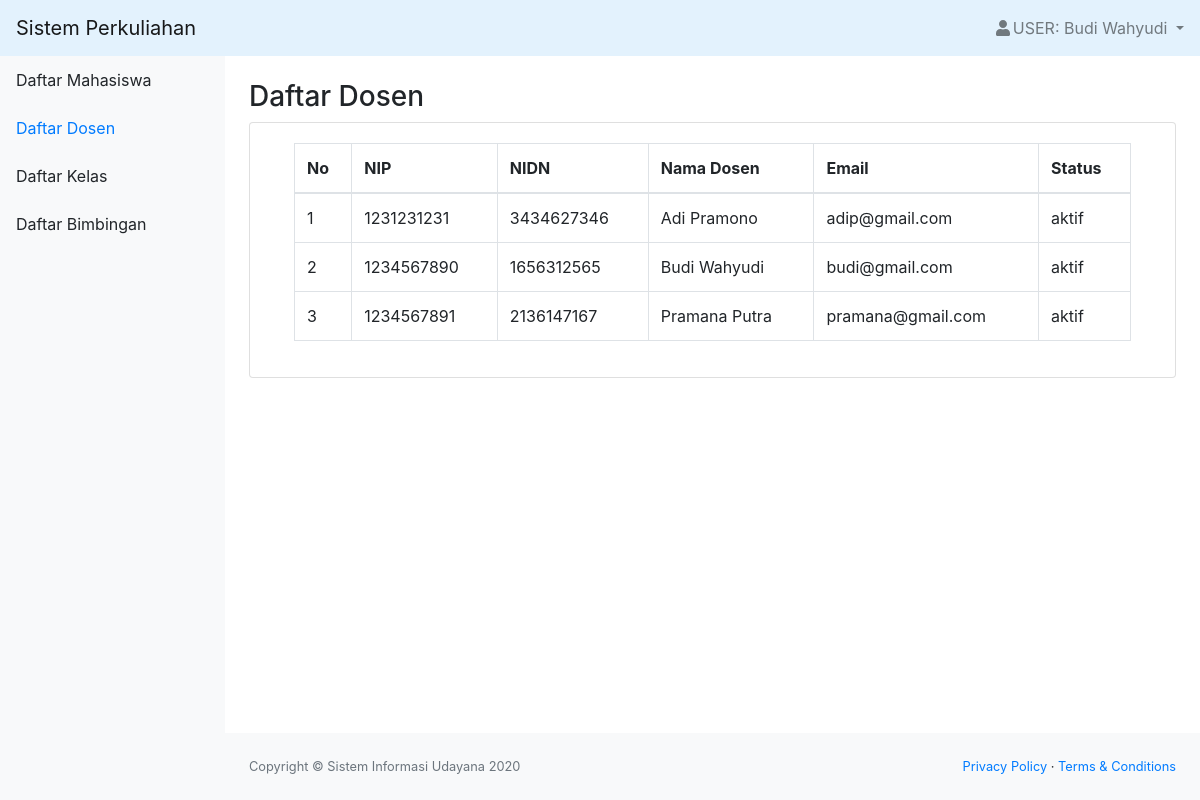
The page /dosen.php (signed in) on the database as committed earlier.
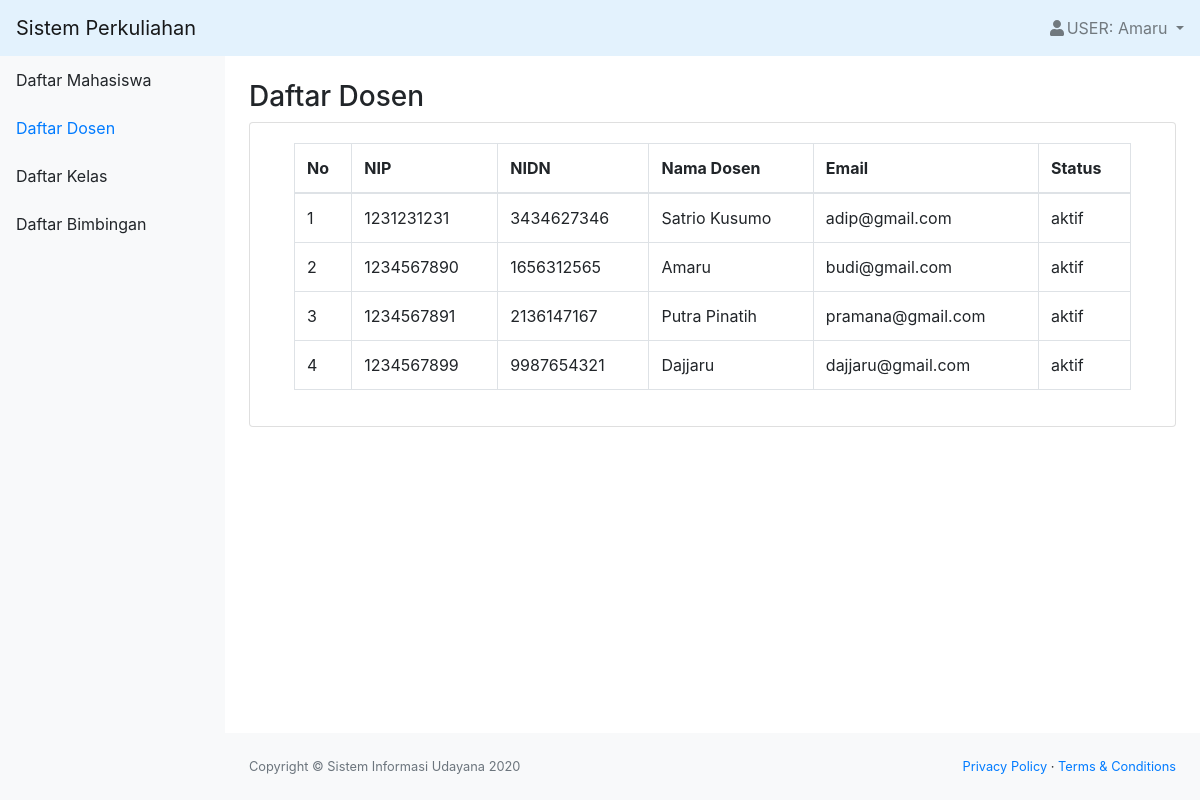
The same page on the database as committed later.
### tables this page shows
CREATE TABLE `dosen` (
  `id_dosen` int(11) NOT NULL,
  `role` char(1) NOT NULL,
  `nip` varchar(25) NOT NULL,
  `nidn` char(10) NOT NULL,
  `nama` varchar(50) NOT NULL,
  `email` varchar(50) NOT NULL,
  `alamat` varchar(50) NOT NULL,
  `tanggal_lahir` date NOT NULL,
  `status` varchar(20) NOT NULL,
  `password` varchar(300) NOT NULL
);

### dosen.php (the view, shortened to what this page needs)
<?php
    include "function.php";
    $queryDosen = mysqli_query($koneksi, "SELECT * FROM dosen ORDER BY nip asc");
    $nama = $_SESSION['nama'];
?>
<!DOCTYPE html>
<html lang="en">
    <head>
        <link href="css/styles.css" rel="stylesheet" />
        <link href="https://cdn.datatables.net/1.10.20/css/dataTables.bootstrap4.min.css" rel="stylesheet" />
    </head>
    <body class="sb-nav-fixed">
        <nav class="sb-topnav navbar navbar-light" style="background-color: #e3f2fd;">
            <a class="navbar-brand" href="index.php">Sistem Perkuliahan</a>
            <ul class="navbar-nav ml-auto">
                <li class="nav-item dropdown">
                    <a class="nav-link dropdown-toggle" id="userDropdown" href="#" role="button" data-toggle="dropdown" aria-haspopup="true" aria-expanded="false"><i class="fas fa-user fa-fw"></i>USER: <?= $nama; ?> </a>
                </li>
            </ul>
        </nav>
        <div id="layoutSidenav">
            <div id="layoutSidenav_nav">
                <nav class="sb-sidenav accordion sb-sidenav-light" id="sidenavAccordion">
                    <div class="sb-sidenav-menu">
                        <div class="nav">
                            <a class="nav-link" href="mahasiswa.php">Daftar Mahasiswa</a>
                            <a class="nav-link active" href="dosen.php">Daftar Dosen</a>
                            <a class="nav-link" href="kelas.php">Daftar Kelas</a>
                            <a class="nav-link" href="bimbingan.php">Daftar Bimbingan</a>
                        </div>
                    </div>
                </nav>
            </div>
            <div id="layoutSidenav_content">
                <main>
                    <div class="container-fluid">
                        <h3 class="mt-4">Daftar Dosen</h3>
                        <div class="card mb-4">
                            <div class="card-body">
                                <div class="table-responsive">
                                    <div class="container">
                                        <table class="table table-bordered" id="dataTable" width="100%" cellspacing="0">
                                            <thead>
                                                <tr>
                                                    <th>No</th>
                                                    <th class="col-sm-auto">NIP</th>
                                                    <th class="col-sm-auto">NIDN</th>
                                                    <th class="col-sm-auto">Nama Dosen</th>
                                                    <th class="col-sm-auto">Email</th>
                                                    <th>Status</th>
                                                </tr>
                                            </thead>
                                            <?php $i=1;
                                            foreach ($queryDosen as $data) : ?>
                                                <tr>
                                                    <td><?= $i++; ?></td>
                                                    <td><?= $data['nip']; ?></td>
                                                    <td><?= $data['nidn']; ?></td>
                                                    <td><?= $data['nama']; ?></td>
                                                    <td><?= $data['email']; ?></td>
                                                    <td><?= $data['status']; ?></td>
                                                </tr>
                                                    <?php endforeach; ?>
                                        </table>
                                    </div>
                                </div>
                            </div>
                        </div>
                    </div>
                </main>
                <footer class="py-4 bg-light mt-auto">
                    <div class="container-fluid">
                        <div class="d-flex align-items-center justify-content-between small">
                            <div class="text-muted">Copyright &copy; Sistem Informasi Udayana 2020</div>
                            <div>
                                <a href="#">Privacy Policy</a>
                                &middot;
                                <a href="#">Terms &amp; Conditions</a>
                            </div>
                        </div>
                    </div>
                </footer>
            </div>
        </div>
    </body>
</html>

Rows that differ between the two databases and show on the page:
changed dosen "adip@gmail.com": nama "Adi Pramono" → "Satrio Kusumo"
changed dosen "budi@gmail.com": nama "Budi Wahyudi" → "Amaru"
changed dosen "pramana@gmail.com": nama "Pramana Putra" → "Putra Pinatih"
added dosen: nip "1234567899", nidn "9987654321", nama "Dajjaru", email "dajjaru@gmail.com", status "aktif"
Other text that changed with them:
$nama: "Budi Wahyudi" → "Amaru"
